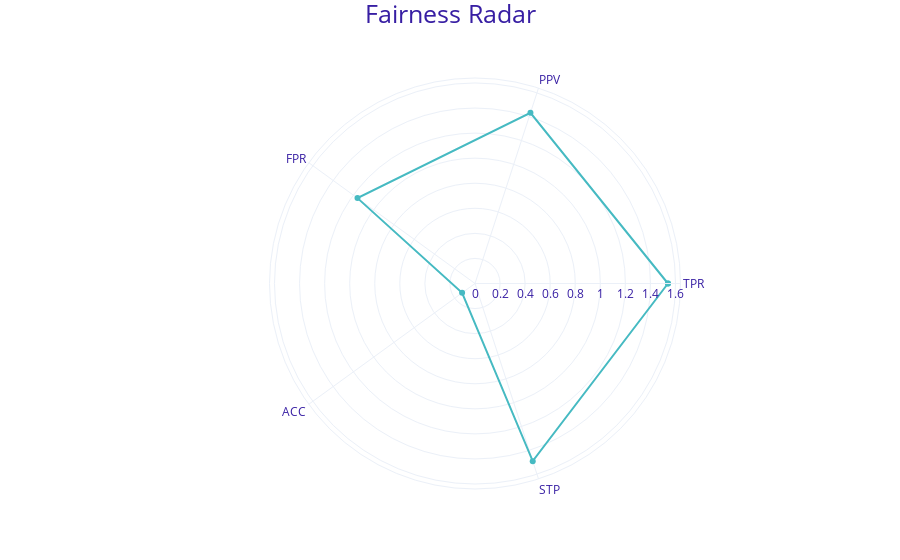

Write notebook code for a chart like this one.
### Code cell
exp.model_fairness(protected = X_test['from'], privileged = 'china').plot(type='radar')

### Figure 1 — Plotly figure (JSON) as saved in the notebook; plotly's stock layout.template omitted (floating-point values rounded to 4 significant figures)
{"data": [{"hovertemplate": "<b>%{text}</b><br>Metric: %{theta}<br>Parity loss: %{r:.3f}<extra></extra>", "line": {"color": "#46bac2"}, "marker": {"color": ["#46bac2", "#46bac2", "#46bac2", "#46bac2", "#46bac2", "#46bac2"]}, "name": "XGBClassifier", "r": [1.54, 1.432, 1.159, 0.1272, 1.49, 1.54], "text": ["XGBClassifier", "XGBClassifier", "XGBClassifier", "XGBClassifier", "XGBClassifier", "XGBClassifier"], "theta": ["TPR", "PPV", "FPR", "ACC", "STP", "TPR"], "type": "scatterpolar"}], "layout": {"font": {"color": "#371ea3"}, "margin": {"b": 71, "r": 30, "t": 78}, "polar": {"radialaxis": {"range": [0, 1.64]}}, "title": {"font": {"size": 25}, "text": "Fairness Radar", "x": 0.5, "y": 0.99}}}
